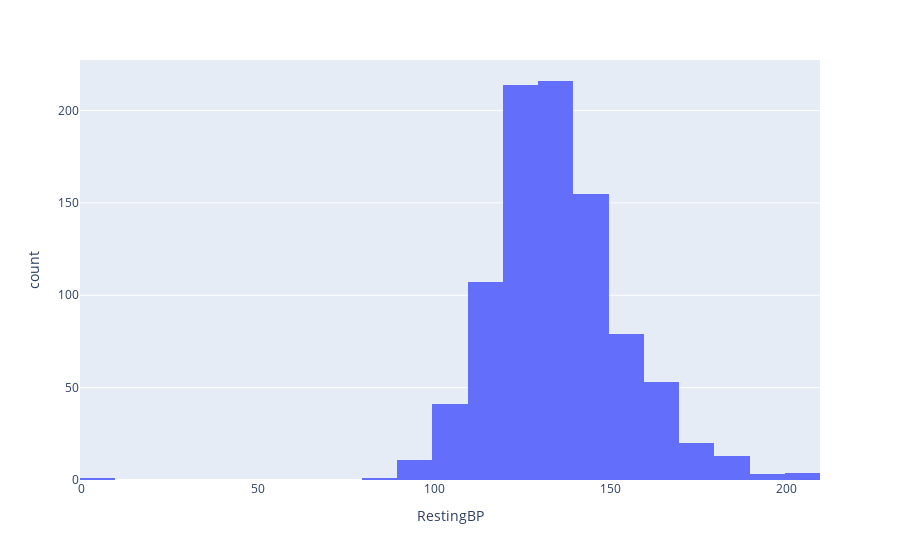

The cell this chart's notebook holds for it:
### Code cell
fig = px.histogram(df['RestingBP'], x="RestingBP", nbins=30)
fig.show()

### Figure 1 — Plotly figure (JSON) as saved in the notebook; plotly's stock layout.template omitted (floating-point values rounded to 4 significant figures; data arrays with more than 128 entries replaced by an {"elided": "..."} marker saying what was removed)
{"data": [{"alignmentgroup": "True", "bingroup": "x", "hovertemplate": "RestingBP=%{x}<br>count=%{y}<extra></extra>", "legendgroup": "", "marker": {"color": "#636efa", "pattern": {"shape": ""}}, "name": "", "nbinsx": 30, "offsetgroup": "", "orientation": "v", "showlegend": false, "type": "histogram", "x": {"elided": "918 int values"}, "xaxis": "x", "yaxis": "y"}], "layout": {"barmode": "relative", "legend": {"tracegroupgap": 0}, "margin": {"t": 60}, "xaxis": {"anchor": "y", "domain": [0, 1], "title": {"text": "RestingBP"}}, "yaxis": {"anchor": "x", "domain": [0, 1], "title": {"text": "count"}}}}
